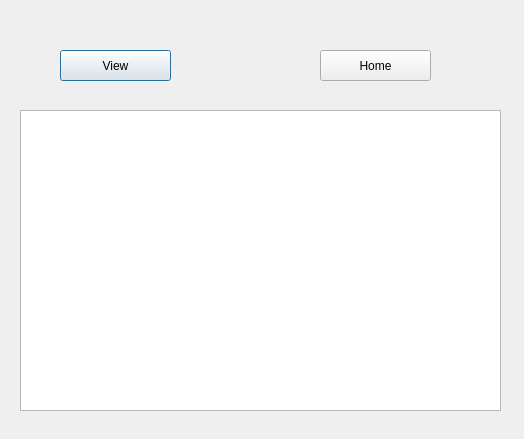
<?xml version="1.0" encoding="UTF-8"?>
<ui version="4.0">
 <class>ViewEmployees</class>
 <widget class="QDialog" name="ViewEmployees">
  <property name="geometry">
   <rect>
    <x>0</x>
    <y>0</y>
    <width>524</width>
    <height>439</height>
   </rect>
  </property>
  <property name="windowTitle">
   <string>Dialog</string>
  </property>
  <widget class="QTextBrowser" name="textBrowser">
   <property name="geometry">
    <rect>
     <x>20</x>
     <y>110</y>
     <width>481</width>
     <height>301</height>
    </rect>
   </property>
  </widget>
  <widget class="QPushButton" name="btnView">
   <property name="geometry">
    <rect>
     <x>60</x>
     <y>50</y>
     <width>111</width>
     <height>31</height>
    </rect>
   </property>
   <property name="text">
    <string>View</string>
   </property>
  </widget>
  <widget class="QPushButton" name="btnView_2">
   <property name="geometry">
    <rect>
     <x>320</x>
     <y>50</y>
     <width>111</width>
     <height>31</height>
    </rect>
   </property>
   <property name="text">
    <string>Home</string>
   </property>
  </widget>
 </widget>
 <resources/>
 <connections/>
</ui>
